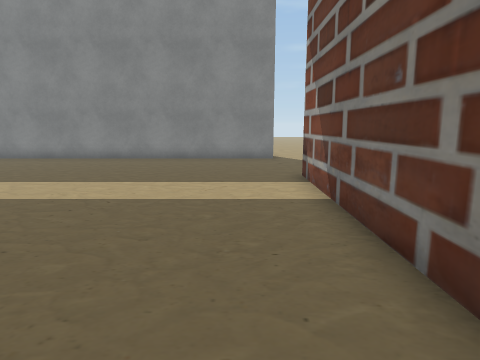
[1] (above)

21 first-person views from a walk through a 3-D level made in the Unity game engine. The camera is 1.5 m above the floor, tilts 10° down and sees 75° across. The floor is counted in squares, 1 m on a side. Each view is taken from the middle of a square. On the plan, view 1 faces up. The plan holds only what a view shows up to about 15 squares ahead; the rest is blank. The place goes on beyond the plan. The player character is not drawn. Some surface patterns are stand-ins.

[2]
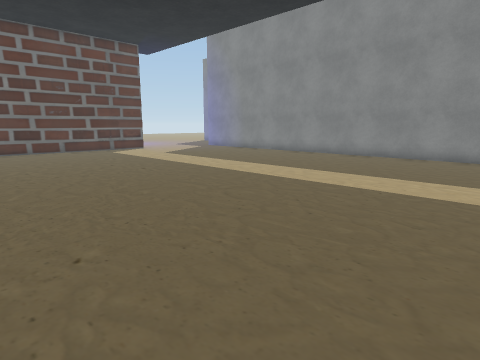

[3]
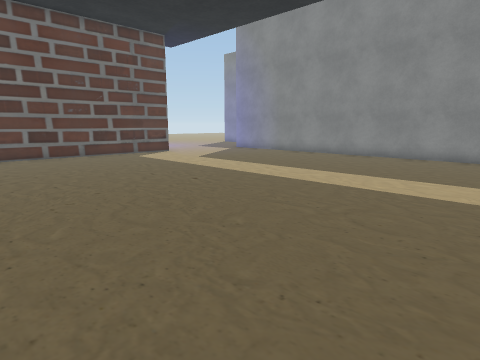

[4]
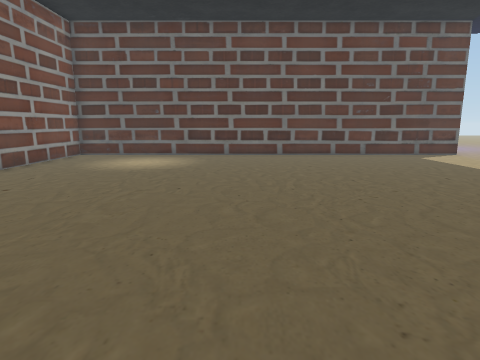

[5]
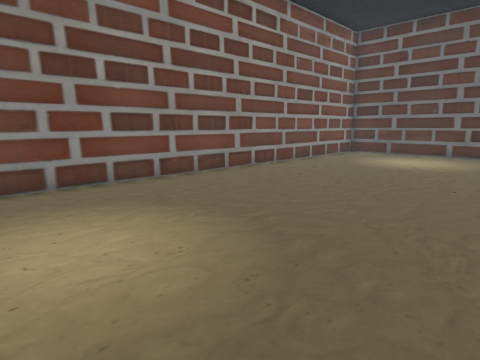

[6]
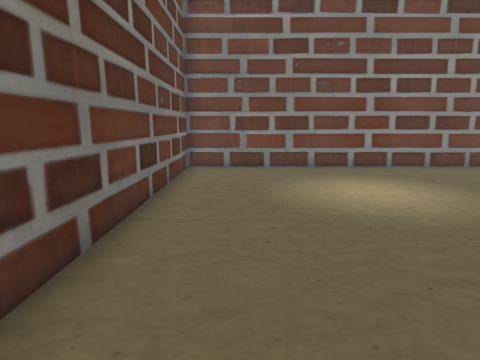

[7]
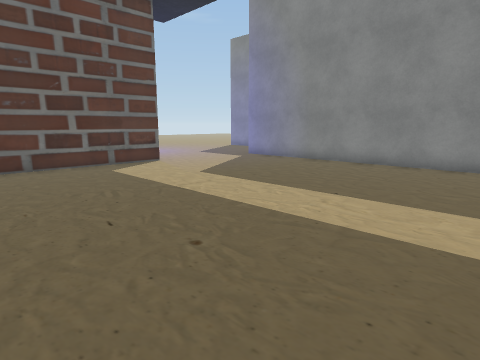

[8]
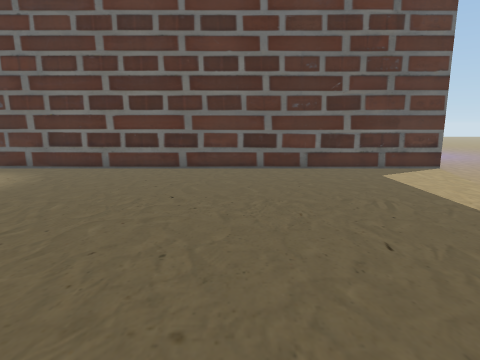

[9]
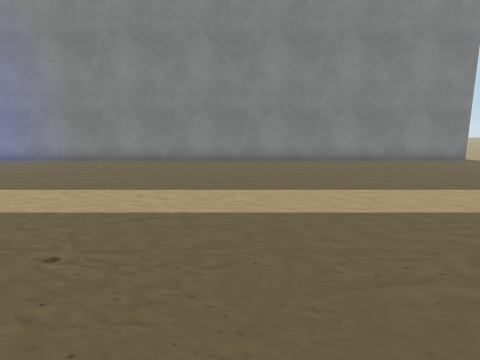

[10]
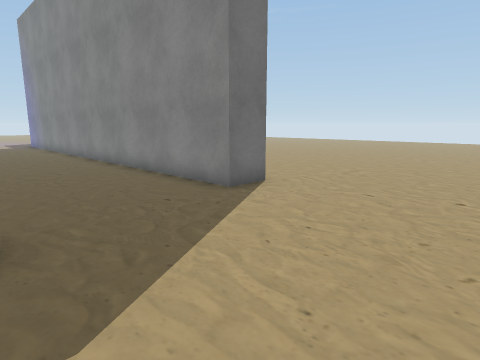

[11]
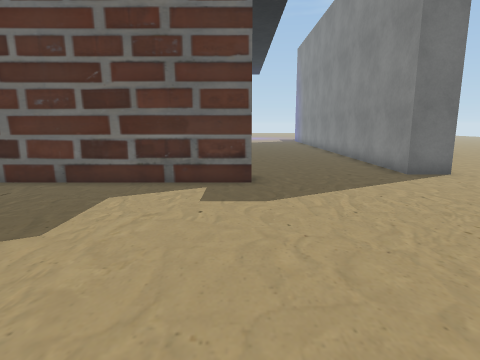

[12]
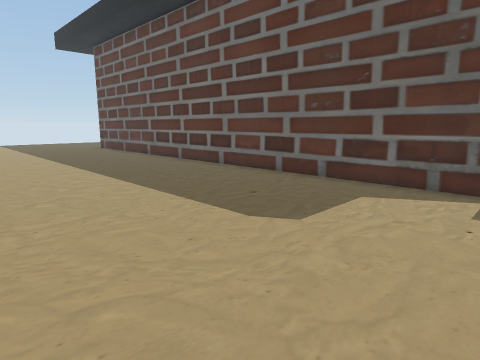

[13]
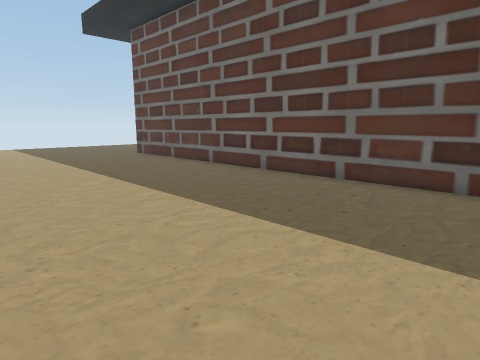

[14]
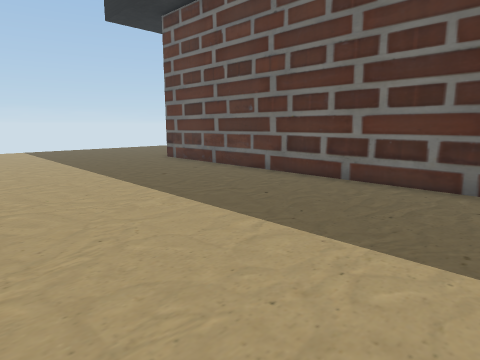

[15]
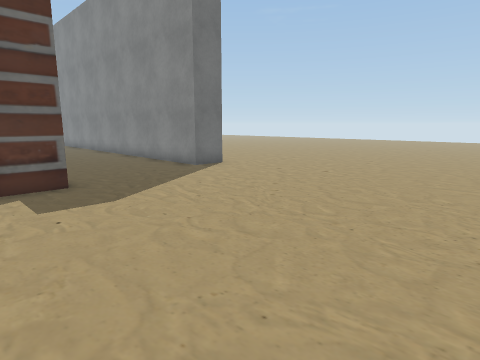

[16]
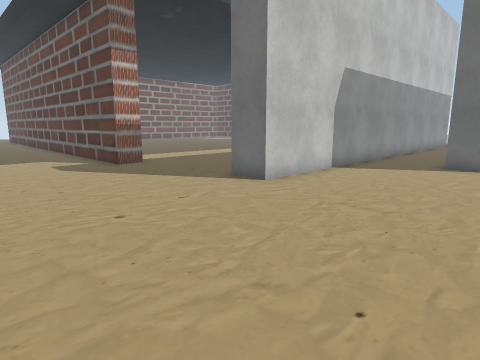

[17]
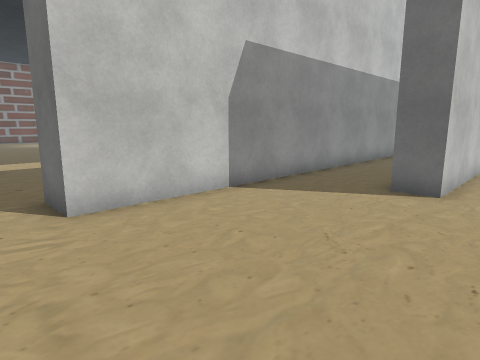

[18]
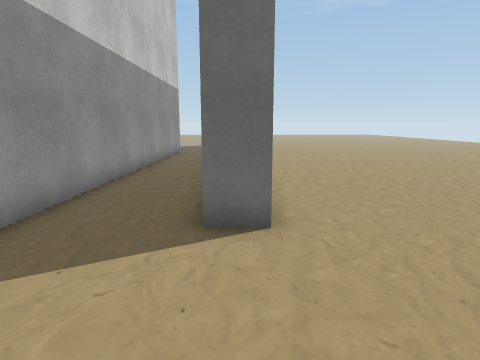

[19]
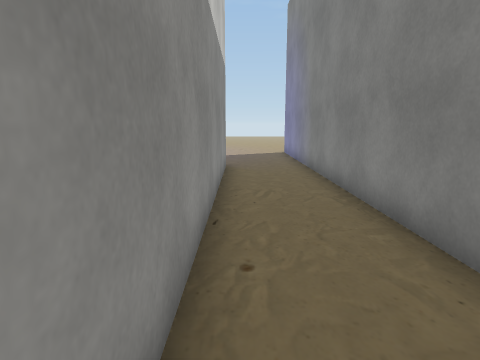

[20]
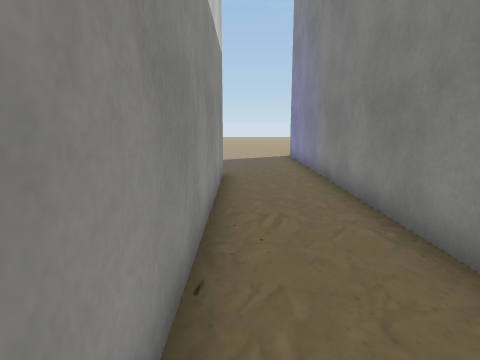

[21]
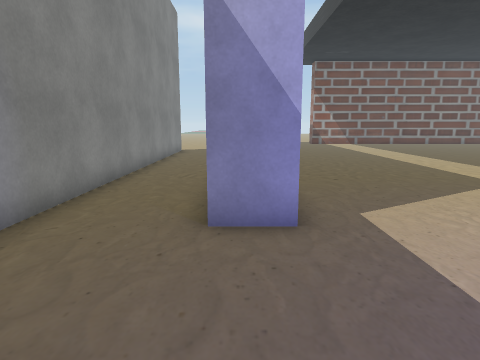

### Floor plan
Key: @ floor where view 1 was taken; # wall or solid block; . floor; O other object.
Columns run from 24 left of view 1 to 11 right of it. Each row starts with its distance up from view 1.
 21             ......................
 20             ......................
 19 ####################..............
 18 ...................................
 17 ...................................
 16 ...................................
 15  .....####################.........
 14    ...####################.........
 13    ................................
 12   ..................................
 11   ..................................
 10     ................................
  9     OO....................OO........
  8      O....................OO.......
  7      O....................OO........
  6      O....................OO........
  5      O....................OO........
  4      O....................OO........
  3      O....................OO.......
  2      O....................OO........
  1      O...................  O........
  0      O..................@  O........
 -1      O....................OO........
 -2      O....................OO........
 -3      O....................OO........
 -4      O....................OO........
 -5      O....................OO.......
 -6      O....................OO.......
 -7      O....................OO.......
 -8      O....................OO.......
 -9      O....................OO.......
-10      OOOOOOOOOOOOOOOOOOOOOOO.......

Where each view was taken, in squares from view 1:
view 1: 0 up, 0 right, facing up
view 2: 1 down, 0 right, facing up-left
view 3: 1 down, 3 left, facing up-left
view 4: 2 down, 3 left, facing left
view 5: 2 down, 2 left, facing down-left
view 6: 1 up, 0 right, facing down
view 7: 2 up, 7 left, facing up-left
view 8: 2 up, 8 left, facing left
view 9: 1 up, 8 left, facing up
view 10: 9 up, 7 right, facing up-left
view 11: 9 up, 11 right, facing left
view 12: 9 up, 11 right, facing down-left
view 13: 4 up, 11 right, facing down-left
view 14: 1 up, 11 right, facing down-left
view 15: 7 up, 11 right, facing up-left
view 16: 21 up, 8 right, facing down-left
view 17: 21 up, 3 right, facing down-left
view 18: 19 up, 0 right, facing left
view 19: 16 up, 7 left, facing left
view 20: 16 up, 9 left, facing left
view 21: 15 up, 23 left, facing right
